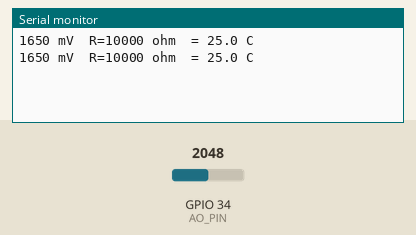
Bench run of a sketch on a simulated ESP32. On the bench: the last lines printed to the serial monitor. The test bench sets the inputs (shaded band); at power-on: GPIO 34 (AO_PIN) = 2048.

Above: at 1.2 s.
1.3 s: GPIO 34 (AO_PIN) set to 14
At 2.6 s:
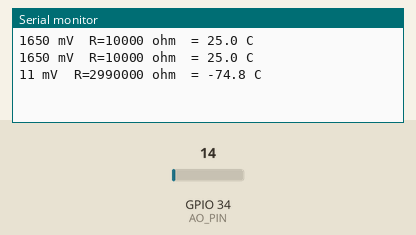
2.8 s: GPIO 34 (AO_PIN) set to 11
At 3.8 s:
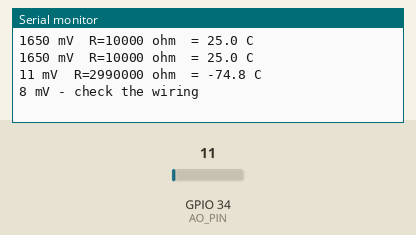

Measured:
- the behaviour switches between 13 and 12 on GPIO 34 (AO_PIN) (found by bisection; images 1 and 2)
- after the input at 1.3 s, the serial monitor: prints a new line after 0.71 s (image 1)
- after the input at 2.8 s, the serial monitor: prints a new line after 0.21 s (image 2)

The sketch:

S36_Thermistor.ino
```cpp
/*
  BuiltByTyler Sensor Kit - S36 THERMISTOR (NTC 10k)
  Board: ESP32-WROOM-32 DevKit V1 (30-pin), Arduino-ESP32 core 3.x, "ESP32 Dev Module"

  Reads the 10k NTC thermistor (B = 3380) and prints degrees C.
  Circuit: NTC from VCC to AO, 10k from AO to GND, so warmer = higher AO.
    R_ntc = 10k * (VCC - V) / V
    T = 1 / (1/298.15 + ln(R_ntc / 10k) / B) - 273.15

  Wiring (module pin -> ESP32 pin):
    GND  -> GND
    VCC  -> 3V3
    AO   -> GPIO 34

  Library: none needed
  Serial Monitor: 115200 baud
*/

#define AO_PIN   34

const float VCC_MV = 3300.0;   // the 3V3 pin
const float R_FIXED = 10000.0; // 10k to GND
const float R25 = 10000.0;     // NTC is 10k at 25 C
const float BETA = 3380.0;     // B value (printed on the back)

void setup() {
  Serial.begin(115200);
}

void loop() {
  long sum = 0;
  for (int i = 0; i < 16; i++) sum += analogReadMilliVolts(AO_PIN);
  float mv = sum / 16.0;
  if (mv < 10 || mv > VCC_MV - 10) {          // open or shorted
    Serial.printf("%.0f mV - check the wiring\n", mv);
  } else {
    float r = R_FIXED * (VCC_MV - mv) / mv;    // thermistor resistance
    float tempC = 1.0 / (1.0 / 298.15 + log(r / R25) / BETA) - 273.15;
    Serial.printf("%.0f mV  R=%.0f ohm  = %.1f C\n", mv, r, tempC);
  }
  delay(1000);
}
```
